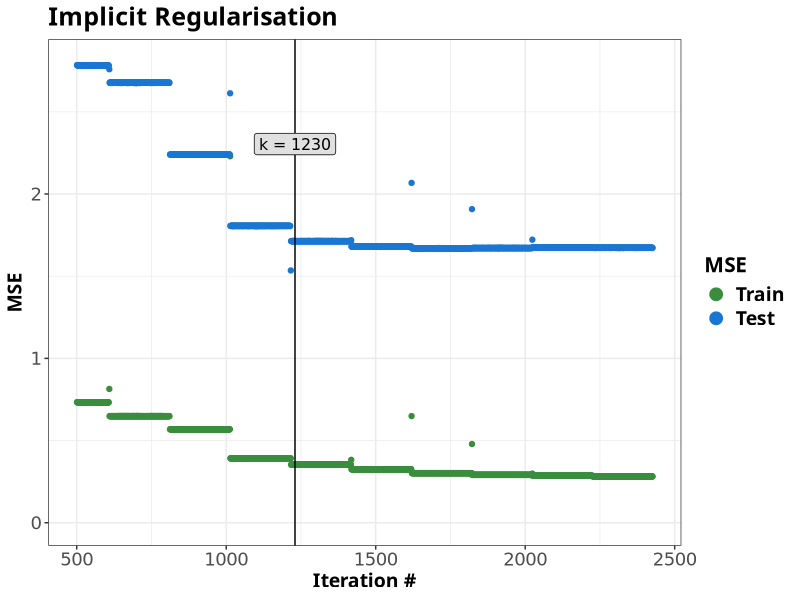

Write R code to recreate this figure.
#--------------------------------------------------------------#
# Libraries
#--------------------------------------------------------------#

library(ggplot2)

set.seed(12345)

## ggplot2 common theme
dejavu_layer <- list(
  theme_bw(),
  theme(
    text = element_text(family = "Bitter",
                        face = "bold",
                        size = 14),
    title = element_text(size = 15),
    legend.text = element_text(size = 14),
    axis.text = element_text(size = 13,
                             family = "DejaVuSans",
                             face = "plain"),
    axis.title = element_text(size = 14)
  )
)

data <- read.csv("communities.csv")
n <- dim(data)[1]

# Rename the target variable ViolentCrimesPerPop as target
names(data)[names(data) == "ViolentCrimesPerPop"] <- "target"


# Divide the data into training and test sets
data <- as.data.frame(scale(data))
id = sample(1:n, floor(n * 0.5))
train = data[id, ]
test = data[-id, ]

# Vectors to store training and test errors
error_tr <- c()
error_test <- c()

# Calculate the MSE cost
cost <- function(par, data){
  tr_cost <- mean((train$target - par %*% t(as.matrix(train[-101])))^2)
  te_cost <- mean((test$target - par %*% t(as.matrix(train[-101])))^2)
  error_tr <<- c(error_tr, tr_cost)
  error_test <<- c(error_test, te_cost)
  return(tr_cost)
}

# Use gradient descent algorithm to minimize the cost
opt <- optim(par = rep(0, 100),
             fn = cost,
             method = "BFGS",
             control = list(maxit = 12))

# Plots:
df <- cbind.data.frame(x = 1:length(error_tr),
                       error_tr = error_tr,
                       error_test = error_test)

plot <- ggplot(df, aes(x = x)) +
  dejavu_layer +
  geom_point(aes(y = error_tr, colour = "1")) +
  geom_point(aes(y = error_test, colour = "2")) +
  xlim(c(501, length(error_tr))) +
  ylim(c(0, error_test[400])) +
  geom_vline(xintercept = 1230) +
  annotate(x = 1230,
           y = 2.5,
           label = "k = 1230",
           vjust = 2,
           geom = "label",
           family = "DejavuSans",
           size = 4,
           fill = "#e0e0e0") +
  labs(title = "Implicit Regularisation",
       x = "Iteration #",
       y = "MSE") +
  scale_color_manual(name = "MSE",
                     labels = c("Train", "Test"),
                     values = c("#388e3c", "#1976d2")) +
  guides(colour = guide_legend(override.aes = list(size = 4)))
  # Legend symbol size

print(plot)

#ggsave("implicit.png", dpi = 400)
